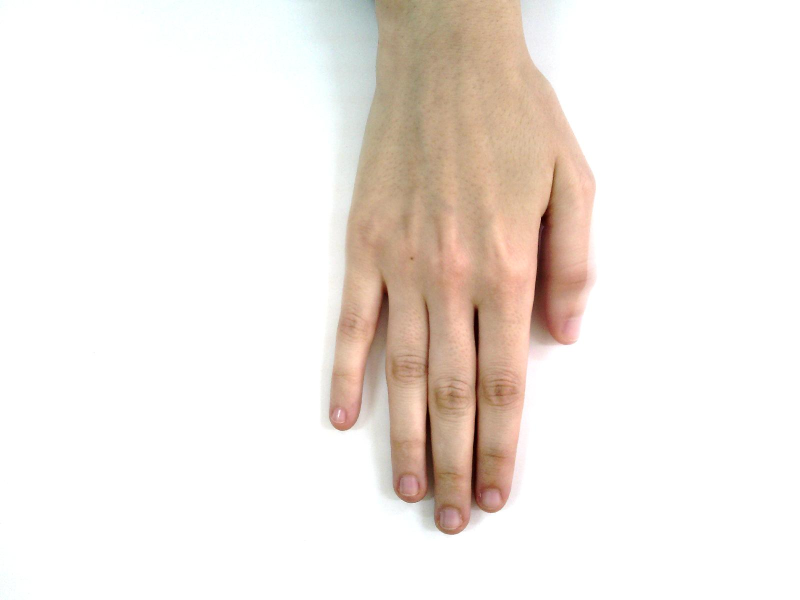
%> input picture test/f_d.jpg, 1600 x 1200 px (shown at 1/2 size)
$ octave --eval "result = readAndPreprocessImage_ours3('../test/f_d.jpg');"   (GNU Octave 9; MATLAB toolbox functions it lacks are replaced by stand-ins)
%> lines starting %> are read from the running program, lines starting %| are printed output that depends on the picture
%> in readAndPreprocessImage_ours3, I is the input picture: size 1200x1600x3 uint8; mean R, G, B 241.9, 234.8, 229.4
### biometric_identification/preprocessing.m
%Copyright (c) 2017 Mahmoud Afifi
%York University - Assiut University

%Please cite our paper if you use the provided source code, pre-trained models, or the dataset.
%Citation information is provided in the readme file (can be found in the dataset webpage).

%Permission is hereby granted, free of charge, to any person obtaining  a copy of this software and associated documentation files (the "Software"), to deal in the Software with restriction for its use for research purpose only, subject to the following conditions:

%The above copyright notice and this permission notice shall be included in all copies or substantial portions of the Software.

%Please cite our paper if you use the provided source code, pre-trained models, or the dataset.
%Citation information is provided in the readme file (can be found in the dataset webpage).

%%%%%%%%%%%%%%%%%%%%%%%%%%%%%%%%%%%%%%%%%%%%%%%%%%%%%%%%%%%%%%%%%%%%%%%%%%%%%%%%%%%%%%%%%%%%%

function O=  preprocessing(I)

I=double(I)/255;
%> I: size 1200x1600x3 double
low=imguidedfilter(I,'DegreeOfSmoothing',100,'NeighborhoodSize',[10,10]);
glow=rgb2gray(low);
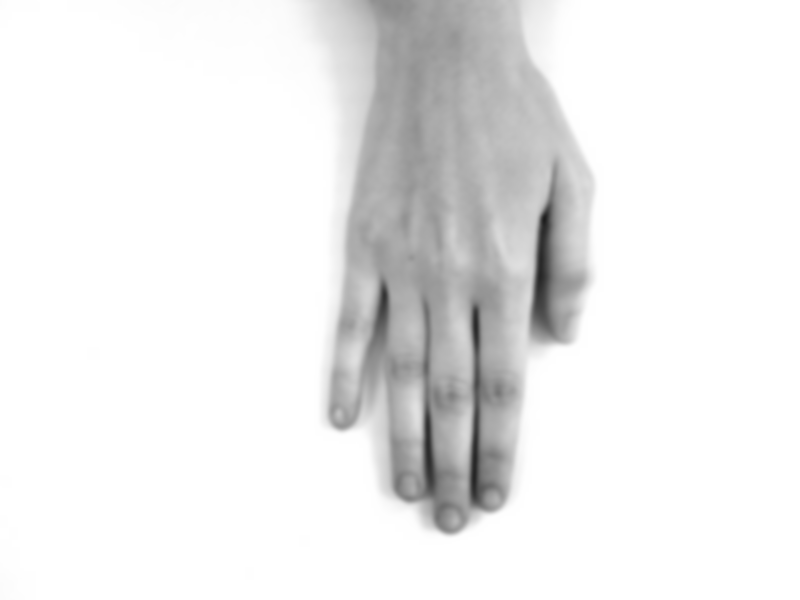
%> glow: size 1200x1600 double (shown at 1/2 size); min 0.113, max 1, mean 0.927
high=imadjust((rgb2gray(I)+(eps/100))./(glow+(eps/100)));
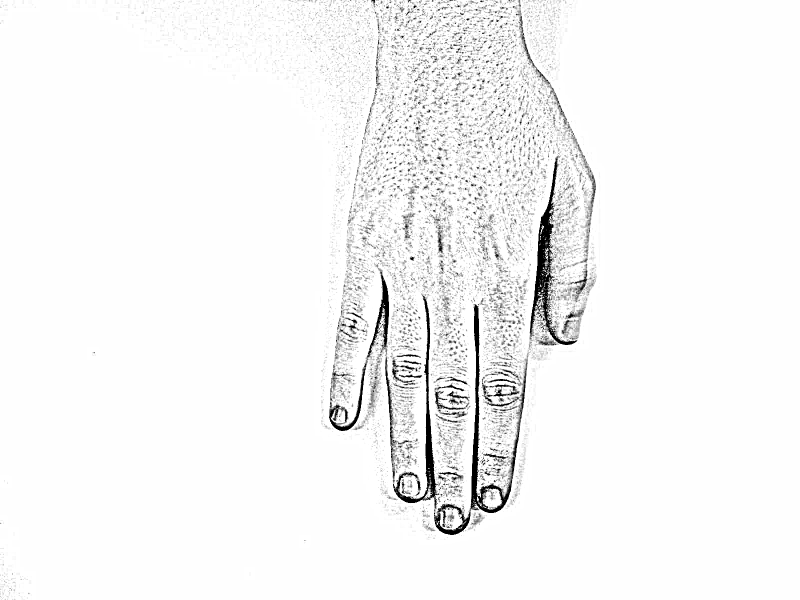
%> high: size 1200x1600 double (shown at 1/2 size); min 0, max 1, mean 0.965
low=imresize(low,[224,224]);
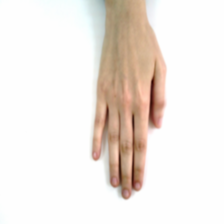
%> low: size 224x224x3 double; mean R, G, B 0.949, 0.921, 0.9; drawn with min black and max white
high=imresize(high,[224,224]);
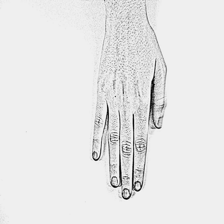
%> high: size 224x224 double; min -0.0688, max 1.07, mean 0.965; drawn with min black and max white
O=zeros(224,224,4); O(:,:,1:3)=low; O(:,:,4)=high;
%> after `O(:,:,4)=high`:
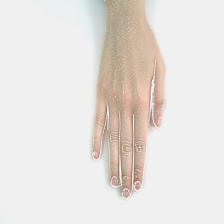
%> O: size 224x224x4 double; mean R, G, B, A 0.949, 0.921, 0.9, 0.965; transparent parts drawn white
O = uint8(O*255);
%> O: size 224x224x4 uint8
end

### biometric_identification/readAndPreprocessImage_ours.m
%Copyright (c) 2017 Mahmoud Afifi
%York University - Assiut University

%Please cite our paper if you use the provided source code, pre-trained models, or the dataset.
%Citation information is provided in the readme file (can be found in the dataset webpage).

%Permission is hereby granted, free of charge, to any person obtaining  a copy of this software and associated documentation files (the "Software"), to deal in the Software with restriction for its use for research purpose only, subject to the following conditions:

%The above copyright notice and this permission notice shall be included in all copies or substantial portions of the Software.

%Please cite our paper if you use the provided source code, pre-trained models, or the dataset.
%Citation information is provided in the readme file (can be found in the dataset webpage).

%%%%%%%%%%%%%%%%%%%%%%%%%%%%%%%%%%%%%%%%%%%%%%%%%%%%%%%%%%%%%%%%%%%%%%%%%%%%%%%%%%%%%%%%%%%%%


function Iout = readAndPreprocessImage_ours3(filename)

I = imread(filename);
Iout=preprocessing(I);

end

$ run again, on test/f_p.jpg
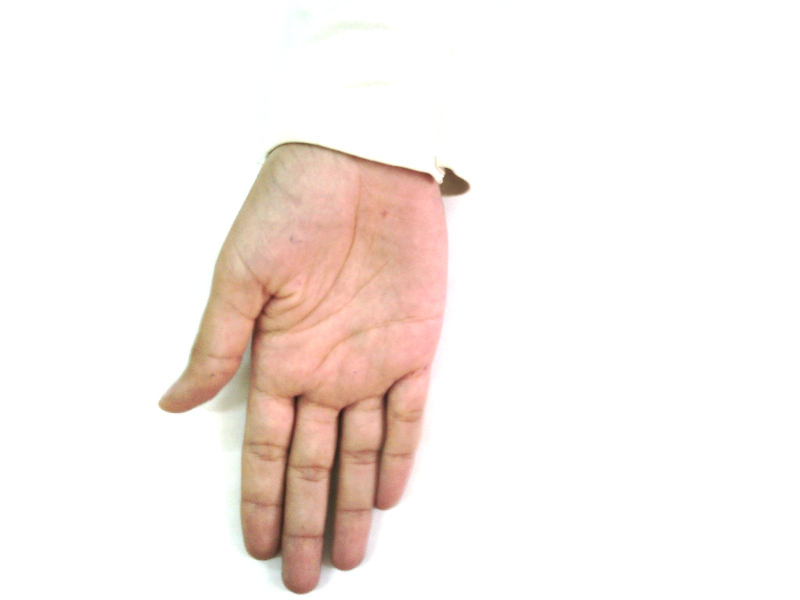
%> input picture test/f_p.jpg, 1600 x 1200 px (shown at 1/2 size)
%> in readAndPreprocessImage_ours3, I is the input picture: size 1200x1600x3 uint8; mean R, G, B 247.6, 239.3, 235.4
%> I: size 1200x1600x3 double
%> in preprocessing, `high=imresize(high,[224,224]);`:
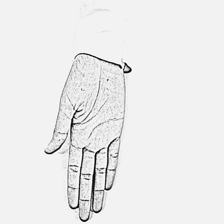
%> high: size 224x224 double; min -0.0734, max 1.05, mean 0.972; drawn with min black and max white
%> in preprocessing, `O(:,:,4)=high`:
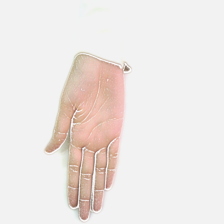
%> O: size 224x224x4 double; mean R, G, B, A 0.971, 0.938, 0.923, 0.972; transparent parts drawn white

$ run again, on test/m_p.jpg
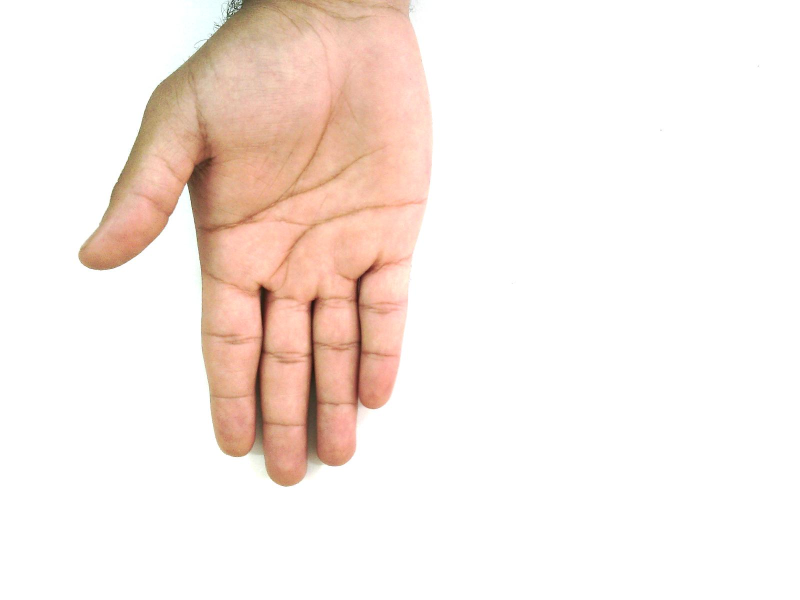
%> input picture test/m_p.jpg, 1600 x 1200 px (shown at 1/2 size)
%> in readAndPreprocessImage_ours3, I is the input picture: size 1200x1600x3 uint8; mean R, G, B 248.1, 237, 231.1
%> I: size 1200x1600x3 double
%> in preprocessing, `high=imresize(high,[224,224]);`:
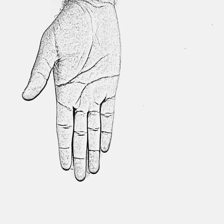
%> high: size 224x224 double; min -0.0731, max 1.06, mean 0.969; drawn with min black and max white
%> in preprocessing, `O(:,:,4)=high`:
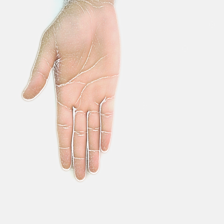
%> O: size 224x224x4 double; mean R, G, B, A 0.973, 0.929, 0.907, 0.969; transparent parts drawn white
